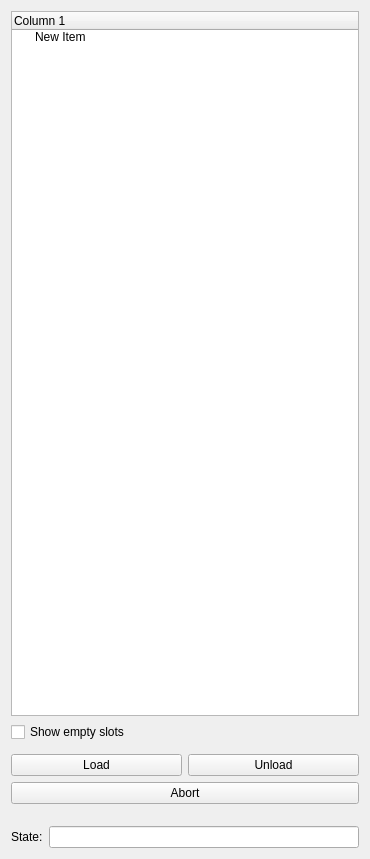
<?xml version="1.0" encoding="UTF-8"?>
<ui version="4.0">
 <class>CatsWidget</class>
 <widget class="QWidget" name="CatsWidget">
  <property name="geometry">
   <rect>
    <x>0</x>
    <y>0</y>
    <width>370</width>
    <height>859</height>
   </rect>
  </property>
  <property name="sizePolicy">
   <sizepolicy hsizetype="Preferred" vsizetype="Expanding">
    <horstretch>0</horstretch>
    <verstretch>0</verstretch>
   </sizepolicy>
  </property>
  <property name="windowTitle">
   <string>Form1</string>
  </property>
  <layout class="QVBoxLayout">
   <item>
    <layout class="QVBoxLayout">
     <item>
      <widget class="QTreeWidget" name="lvSC">
       <property name="font">
        <font>
         <pointsize>9</pointsize>
        </font>
       </property>
       <column>
        <property name="text">
         <string>Column 1</string>
        </property>
       </column>
       <item>
        <property name="text">
         <string>New Item</string>
        </property>
       </item>
      </widget>
     </item>
     <item>
      <widget class="QCheckBox" name="ckShowEmptySlots">
       <property name="font">
        <font/>
       </property>
       <property name="text">
        <string>Show empty slots</string>
       </property>
      </widget>
     </item>
     <item>
      <layout class="QVBoxLayout">
       <item>
        <spacer name="spacer3_2">
         <property name="orientation">
          <enum>Qt::Vertical</enum>
         </property>
         <property name="sizeType">
          <enum>QSizePolicy::Fixed</enum>
         </property>
         <property name="sizeHint" stdset="0">
          <size>
           <width>21</width>
           <height>6</height>
          </size>
         </property>
        </spacer>
       </item>
       <item>
        <layout class="QHBoxLayout">
         <item>
          <widget class="QPushButton" name="btLoadSample">
           <property name="font">
            <font/>
           </property>
           <property name="text">
            <string>Load</string>
           </property>
          </widget>
         </item>
         <item>
          <widget class="QPushButton" name="btUnloadSample">
           <property name="font">
            <font/>
           </property>
           <property name="text">
            <string>Unload</string>
           </property>
          </widget>
         </item>
        </layout>
       </item>
       <item>
        <layout class="QHBoxLayout"/>
       </item>
       <item>
        <widget class="QPushButton" name="btAbort">
         <property name="font">
          <font/>
         </property>
         <property name="text">
          <string>Abort</string>
         </property>
        </widget>
       </item>
       <item>
        <spacer name="spacer3">
         <property name="orientation">
          <enum>Qt::Vertical</enum>
         </property>
         <property name="sizeType">
          <enum>QSizePolicy::Fixed</enum>
         </property>
         <property name="sizeHint" stdset="0">
          <size>
           <width>21</width>
           <height>16</height>
          </size>
         </property>
        </spacer>
       </item>
       <item>
        <layout class="QHBoxLayout">
         <item>
          <widget class="QLabel" name="textLabel1">
           <property name="font">
            <font/>
           </property>
           <property name="text">
            <string>State:</string>
           </property>
           <property name="wordWrap">
            <bool>false</bool>
           </property>
          </widget>
         </item>
         <item>
          <widget class="QLineEdit" name="txtState">
           <property name="enabled">
            <bool>true</bool>
           </property>
           <property name="font">
            <font/>
           </property>
           <property name="alignment">
            <set>Qt::AlignHCenter</set>
           </property>
           <property name="readOnly">
            <bool>true</bool>
           </property>
          </widget>
         </item>
        </layout>
       </item>
      </layout>
     </item>
    </layout>
   </item>
  </layout>
 </widget>
 <layoutdefault spacing="6" margin="11"/>
 <pixmapfunction>qPixmapFromMimeSource</pixmapfunction>
 <resources/>
 <connections/>
</ui>
